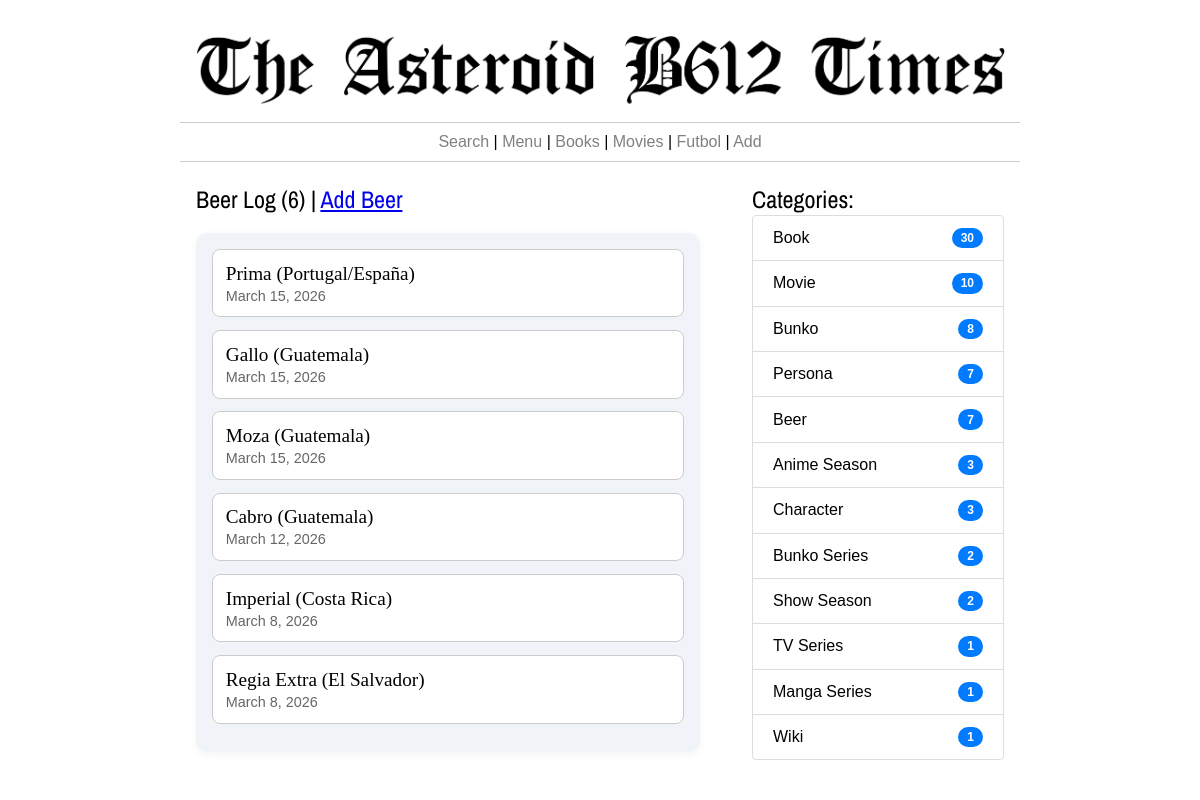
Page /beer-log/ on the committed database.
### thetimes/models.py (models this page shows, shortened)
class Item(models.Model):
    titulo = models.CharField(max_length=255)
    tipo = models.ForeignKey(Category, on_delete=models.CASCADE)
    contenido = models.TextField()
    fecha_creacion = models.DateTimeField()
    fecha_edicion = models.DateTimeField()
    consumido = models.BooleanField(default=False)
    @property
    def paisOrigen(self):
        origen = ''
        conteo = Atributos.objects.filter(item=self,nombre__in=['origen','pais']).count()
        if conteo > 0:
            atributo = Atributos.objects.filter(item=self,nombre__in=['origen','pais']).latest('id')
            origen = atributo.texto
        return origen

class Atributos(models.Model):
    item = models.ForeignKey(Item, on_delete=models.CASCADE, related_name='atributos')
    orden = models.IntegerField()
    tipo = models.CharField(max_length=3)
    nombre = models.CharField(max_length=500)
    fecha = models.DateField(blank=True, null=True)
    entero = models.IntegerField(blank=True, null=True)
    texto = models.TextField(blank=True, null=True)
    decimal = models.DecimalField(max_digits=10, decimal_places=2, null=True, blank=True)

class Category(models.Model):
    category = models.CharField(max_length=255)
    @property
    def nitems(self):
        n_w = Item.objects.filter(tipo = self).count()
        return n_w

### thetimes/views.py (the view)
# urls.py: path('beer-log/', views.beerlog, name='beerlog'),
def beerlog(request):
	beers = Item.objects.filter(tipo__category='Beer', consumido=True).order_by('-fecha_edicion')
	cats = sorted(Category.objects.exclude(id=14),key=lambda t: t.nitems, reverse=True)
	return render(request,'beer.html',{'beers':beers,'cats':cats,'nbeers':len(beers)})

### thetimes/templates/beer.html (shortened to what this page needs)
{% extends 'base_times.html' %}
{% load static %}
{% block izquierda %}
<h2>Beer Log ({{nbeers}}) | <a href="{% url 'addbeer' %}">Add Beer</a></h2>
<br>
 <ul class="styled-list">
  {% for b in beers %}
    <li>
      <span class="main-item"><a href="{% url 'item' b.id %}" style="text-decoration:none; color:black;">{{b.titulo}} ({{b.paisOrigen}})</a></span>
      <small class="sub-item"> {{b.fecha_edicion|date:"F j, Y"}}</small>
    </li>
  {% endfor %}
  </ul>
{% endblock %}
{% block derecha %}
<h2>Categories:</h2>
<ul class="list-group">
    {% for c in cats %}
      {% if c.nitems > 0 %}
        <li class="list-group-item"><a href="{% url 'categoria' c.id %}" style="text-decoration:none; color:black;">{{c.category|capfirst}}</a> <span class="badge badge-pill">{{c.nitems}}</span></li>
      {% endif %}
    {% endfor %}
</ul>
{% endblock %}

### rows in the picture
Item: titulo "Prima", paisOrigen "Portugal/España", fecha_edicion "March 15, 2026"
Item: titulo "Gallo", paisOrigen "Guatemala", fecha_edicion "March 15, 2026"
Item: titulo "Moza", paisOrigen "Guatemala", fecha_edicion "March 15, 2026"
Item: titulo "Cabro", paisOrigen "Guatemala", fecha_edicion "March 12, 2026"
Item: titulo "Imperial", paisOrigen "Costa Rica", fecha_edicion "March 8, 2026"
Item: titulo "Regia Extra", paisOrigen "El Salvador", fecha_edicion "March 8, 2026"
Category: category "Book", nitems "30"
Category: category "Movie", nitems "10"
Category: category "Bunko", nitems "8"
Category: category "Persona", nitems "7"
Category: category "Beer", nitems "7"
Category: category "Anime Season", nitems "3"
Category: category "Character", nitems "3"
Category: category "Bunko Series", nitems "2"
Category: category "Show Season", nitems "2"
Category: category "TV Series", nitems "1"
Category: category "Manga Series", nitems "1"
Category: category "Wiki", nitems "1"

### other values in the picture
{{ nbeers }} "6"
